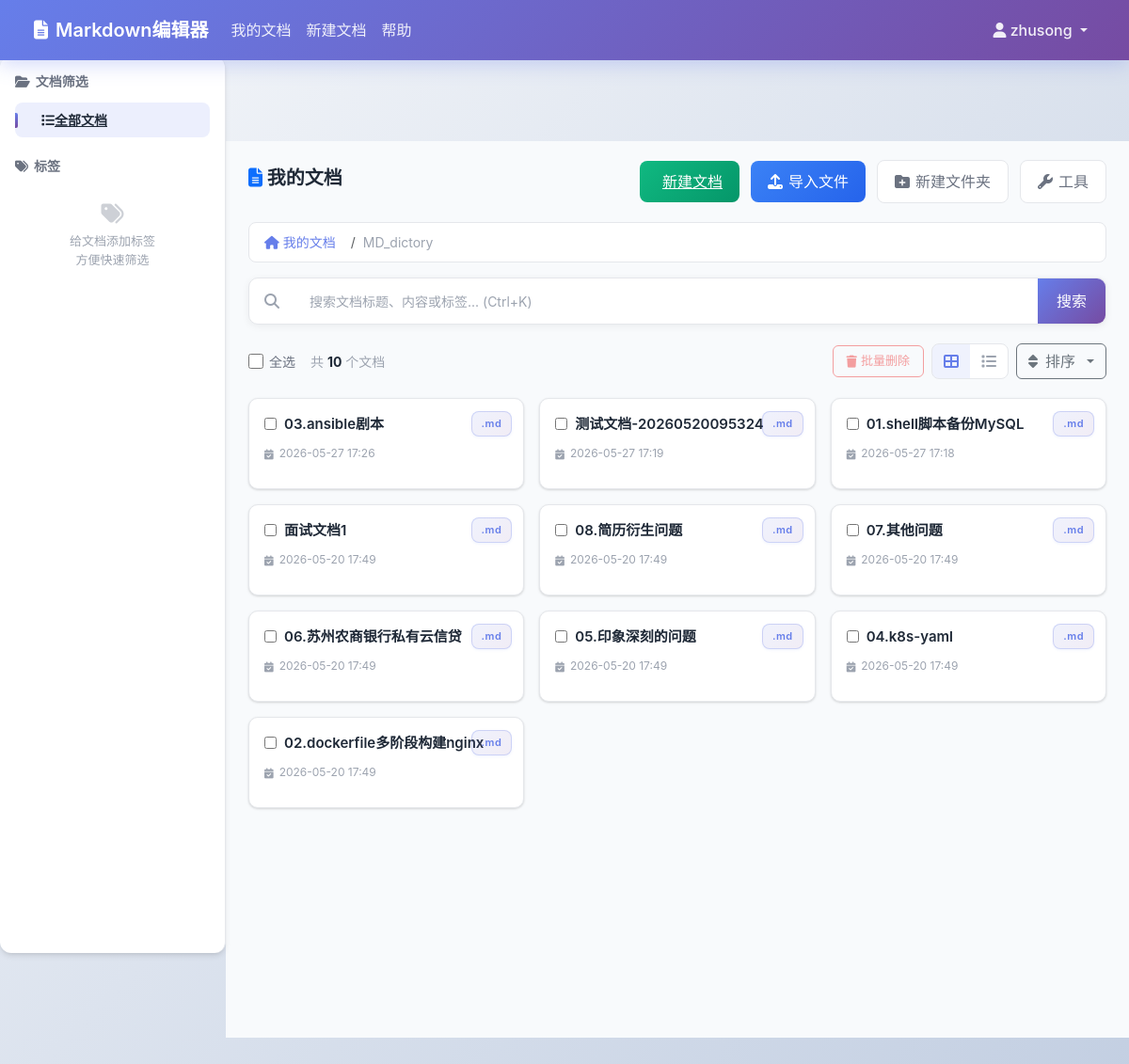
The app's page /my-documents/?folder=4 (signed in) with its own data.
### documents/models.py (models this page shows, shortened)
class FolderModel(models.Model):
    user = models.ForeignKey(User, on_delete=models.CASCADE, related_name='folders')
    name = models.CharField(max_length=200)
    parent = models.ForeignKey('self', on_delete=models.CASCADE, null=True, blank=True, related_name='children')
    create_time = models.DateTimeField(auto_now_add=True)
    update_time = models.DateTimeField(auto_now=True)
    is_deleted = models.BooleanField(default=False)
    delete_time = models.DateTimeField(null=True, blank=True)

class DocumentModel(models.Model):
    user = models.ForeignKey(User, on_delete=models.CASCADE, related_name='documents')
    folder = models.ForeignKey(FolderModel, on_delete=models.SET_NULL, null=True, blank=True, related_name='documents')
    title = models.CharField(max_length=200, default='未命名文档')
    content = models.TextField(default='')
    original_filename = models.CharField(max_length=200, default='', blank=True)
    tags = models.CharField(max_length=500, default='')
    create_time = models.DateTimeField(auto_now_add=True)
    update_time = models.DateTimeField(auto_now=True)
    is_deleted = models.BooleanField(default=False)
    delete_time = models.DateTimeField(null=True, blank=True)
    is_shared = models.BooleanField(default=False)
    share_token = models.CharField(max_length=50, default='', blank=True)
    share_expire = models.DateTimeField(null=True, blank=True)
    share_password = models.CharField(max_length=128, default='', blank=True)
    def get_tags_list(self):
        if self.tags:
            return [tag.strip() for tag in self.tags.split(',') if tag.strip()]
        return []

### documents/views.py (the view)
# urls.py: path('my-documents/', views.my_documents_view, name='my_documents'),
@login_required
def my_documents_view(request):
    search_query = request.GET.get('search', '')
    tag_filter = request.GET.get('tag', '')
    sort_by = request.GET.get('sort', 'update_time')
    sort_order = request.GET.get('order', 'desc')
    folder_id = request.GET.get('folder', None)
    allowed_sort_fields = ['title', 'create_time', 'update_time']
    if sort_by not in allowed_sort_fields:
        sort_by = 'update_time'
    if sort_order not in ['asc', 'desc']:
        sort_order = 'desc'
    current_folder = None
    folder_path = []
    if folder_id and folder_id.isdigit():
        current_folder = get_object_or_404(FolderModel, id=folder_id, user=request.user, is_deleted=False)
        folder_path = get_folder_path(current_folder)
    all_user_documents = DocumentModel.objects.filter(user=request.user, is_deleted=False)
    if current_folder:
        all_user_documents = all_user_documents.filter(folder=current_folder)
    else:
        all_user_documents = all_user_documents.filter(folder__isnull=True)
    all_tags = set()
    for doc in all_user_documents:
        for tag in doc.get_tags_list():
            all_tags.add(tag)
    documents = all_user_documents
    if search_query:
        documents = documents.filter(
            Q(title__icontains=search_query) |
            Q(content__icontains=search_query) |
            Q(tags__icontains=search_query)
        )
    if tag_filter:
        documents = documents.filter(tags__icontains=tag_filter)
    sort_field = f'-{sort_by}' if sort_order == 'desc' else sort_by
    documents = documents.order_by(sort_field)
    folders = FolderModel.objects.filter(user=request.user, is_deleted=False, parent=current_folder)
    return render(request, 'documents/my_documents.html', {
        'documents': documents,
        'folders': folders,
        'current_folder': current_folder,
        'folder_path': folder_path,
        'search_query': search_query,
        'tag_filter': tag_filter,
        'all_tags': sorted(all_tags),
        'sort_by': sort_by,
        'sort_order': sort_order,
    })

### documents/views.py (called while the page is built)
def get_folder_path(folder):
    path = []
    current = folder
    while current:
        path.insert(0, current)
        current = current.parent
    return path

### templates/documents/my_documents.html (shortened to what this page needs)
{% extends 'base.html' %}
{% block content %}
<div class="app-container">
    <aside class="sidebar">
        <div class="sidebar-section">
            <div class="sidebar-section-title">
                <i class="fas fa-folder-open"></i>
                <span>文档筛选</span>
            </div>
            <a href="{% url 'my_documents' %}" class="tag-filter-btn {% if not tag_filter %}active{% endif %}">
                <i class="fas fa-list mr-2"></i>全部文档
            </a>
        </div>
        <div class="sidebar-section">
            <div class="sidebar-section-title">
                <i class="fas fa-tags"></i>
                <span>标签</span>
            </div>
            {% if all_tags %}
            <div class="tags-container">
                {% for tag in all_tags %}
                <button class="tag-chip {% if tag_filter == tag %}active{% endif %}"
                        onclick="window.location.href='?tag={{ tag }}{% if current_folder %}&folder={{ current_folder.id }}{% endif %}'">
                    {{ tag }}
                </button>
                {% endfor %}
            </div>
            {% else %}
            <div class="empty-tags">
                <i class="fas fa-tags empty-tags-icon"></i>
                <div>给文档添加标签</div>
                <div>方便快速筛选</div>
            </div>
            {% endif %}
        </div>
    </aside>
    <main class="main-content">
        <div class="toolbar">
            <div class="toolbar-left">
                <h2 class="text-xl font-bold text-gray-800"><i class="fas fa-file-alt text-primary"></i> 我的文档</h2>
            </div>
            <div class="toolbar-right">
                <a href="{% url 'create_document' %}{% if current_folder %}?folder={{ current_folder.id }}{% endif %}"
                   class="btn-primary-custom">
                     新建文档
                </a>
                <button type="button" class="btn-secondary-custom" data-bs-toggle="modal" data-bs-target="#import-modal">
                    <i class="fas fa-upload"></i> 导入文件
                </button>
                <button type="button" class="btn-tertiary-custom" data-bs-toggle="modal" data-bs-target="#create-folder-modal">
                    <i class="fas fa-folder-plus"></i> 新建文件夹
                </button>
                <button type="button" class="btn-tertiary-custom" onclick="openToolDrawer()">
                    <i class="fas fa-wrench"></i> 工具
                </button>
                </div>
        </div>
        {% if folder_path or current_folder %}
        <div class="breadcrumb-container">
            <ol class="breadcrumb">
                <li class="breadcrumb-item">
                    <a href="{% url 'my_documents' %}">
                        <i class="fas fa-home"></i> 我的文档
                    </a>
                </li>
                {% for folder in folder_path %}
                {% if folder == current_folder %}
                <li class="breadcrumb-item active">{{ folder.name }}</li>
                {% else %}
                <li class="breadcrumb-item">
                    <span class="breadcrumb-separator">/</span>
                    <a href="{% url 'my_documents' %}?folder={{ folder.id }}">{{ folder.name }}</a>
                </li>
                {% endif %}
                {% endfor %}
            </ol>
        </div>
        {% endif %}
        <div class="search-bar">
            <form method="get" class="search-input-wrapper">
                <i class="fas fa-search search-icon"></i>
                <input type="text" class="search-input" name="search"
                       placeholder="搜索文档标题、内容或标签... (Ctrl+K)"
                       value="{{ search_query }}" id="search-input">
                <button type="submit" class="search-btn">搜索</button>
            </form>
        </div>
        <div class="toolbar-actions">
            <div class="toolbar-actions-left">
                <label class="select-all-checkbox">
                    <input type="checkbox" id="select-all" onchange="toggleSelectAll()">
                    <span>全选</span>
                </label>
                <span class="document-count">
                    共 <strong>{{ documents|length }}</strong> 个文档
                </span>
            </div>
            <div class="toolbar-actions-right">
                <button type="button" class="btn-batch-delete" id="batch-delete-btn" onclick="batchDeleteDocuments()">
                    <i class="fas fa-trash"></i> 批量删除
                </button>
                <div class="view-toggle">
                    <button class="view-toggle-btn active" id="view-card" onclick="switchView('card')">
                        <i class="fas fa-th-large"></i>
                    </button>
                    <button class="view-toggle-btn" id="view-list" onclick="switchView('list')">
                        <i class="fas fa-list"></i>
                    </button>
                </div>
                <div class="dropdown">
                    <button class="btn btn-outline-secondary dropdown-toggle d-flex align-items-center gap-2"
                            type="button" data-bs-toggle="dropdown">
                        <i class="fas fa-sort"></i>排序
                    </button>
                </div>
            </div>
        </div>
        <div class="documents-grid" id="documents-container">
            {% for document in documents %}
            <div class="document-card" id="doc-card-{{ document.id }}">
                <div class="document-header">
                    <input type="checkbox" class="document-checkbox" id="doc-{{ document.id }}" value="{{ document.id }}"
                           onchange="updateBatchDeleteButton()">
                    <div class="document-title" title="{{ document.title }}"
                         onclick="window.location.href='{% url 'document_detail' document_id=document.id %}'">
                        {{ document.title }}
                    </div>
                </div>
                <div class="document-meta">
                    <div class="document-meta-item">
                        <i class="fas fa-calendar-check"></i>
                        <span>{{ document.update_time|date:"Y-m-d H:i" }}</span>
                    </div>
                </div>
                <div class="dropdown document-actions">
                    <button class="document-extension" type="button" id="docDropdown{{ document.id }}"
                            data-bs-toggle="dropdown" aria-expanded="false">.md</button>
                </div>
            </div>
            {% endfor %}
        </div>
    </main>
</div>
{% endblock %}

### templates/base.html (shortened to what this page needs)
<!DOCTYPE html>
<html lang="zh-CN">
<head>
    <link href="https://cdn.jsdelivr.net/npm/bootstrap@5.3.0/dist/css/bootstrap.min.css" rel="stylesheet">
    <link href="https://cdn.jsdelivr.net/npm/font-awesome@6.4.0/css/all.min.css" rel="stylesheet">
</head>
<body>
    <nav class="navbar navbar-expand-lg fixed-top">
        <div class="container-fluid">
            <a class="navbar-brand" href="{% url 'home' %}">
                <i class="fas fa-file-alt"></i> Markdown编辑器
            </a>
            <div class="collapse navbar-collapse" id="navbarNav">
                <ul class="navbar-nav me-auto">
                    {% if user.is_authenticated %}
                    <li class="nav-item">
                        <a class="nav-link" href="{% url 'my_documents' %}">我的文档</a>
                    </li>
                    <li class="nav-item">
                        <a class="nav-link" href="{% url 'create_document' %}">新建文档</a>
                    </li>
                    {% endif %}
                    <li class="nav-item">
                        <a class="nav-link" href="{% url 'help' %}">帮助</a>
                    </li>
                </ul>
                <ul class="navbar-nav">
                    {% if user.is_authenticated %}
                    <li class="nav-item dropdown">
                        <a class="nav-link dropdown-toggle" href="#" role="button" data-bs-toggle="dropdown">
                            <i class="fas fa-user"></i> {{ user.username }}
                        </a>
                    </li>
                    {% endif %}
                </ul>
            </div>
        </div>
    </nav>
    <div class="content">
        {% block content %}{% endblock %}
    </div>
</body>
</html>

### templates/base.html (style rules this page uses)
:root { --primary-color: #667eea; --primary-dark: #5a6fd6; --secondary-color: #764ba2; --accent-color: #f093fb; --success-color: #10b981; --warning-color: #f59e0b; --danger-color: #ef4444; --bg-gradient: linear-gradient(135deg, #667eea 0%, #764ba2 100%); --card-shadow: 0 4px 6px -1px rgba(0, 0, 0, 0.1), 0 2px 4px -1px rgba(0, 0, 0, 0.06); --card-shadow-hover: 0 10px 15px -3px rgba(0, 0, 0, 0.1), 0 4px 6px -2px rgba(0, 0, 0, 0.05); }
body { min-height: 100vh; background: linear-gradient(135deg, #f5f7fa 0%, #c3cfe2 100%); background-attachment: fixed; font-family: 'Inter', -apple-system, BlinkMacSystemFont, 'Segoe UI', Roboto, Oxygen, Ubuntu, sans-serif; }
.navbar { background: var(--bg-gradient) !important; box-shadow: 0 4px 20px rgba(102, 126, 234, 0.3); padding: 0.75rem 1.5rem; }
.navbar-brand { color: white !important; font-weight: 600; font-size: 1.25rem; display: flex; align-items: center; gap: 8px; }
.navbar-nav .nav-link { color: rgba(255, 255, 255, 0.9) !important; font-weight: 500; padding: 0.5rem 1rem; border-radius: 6px; transition: all 0.2s ease; }
.content { margin-top: 90px; padding-bottom: 3rem; }
.sidebar { min-height: calc(100vh - 80px); background-color: #fff; border-right: 1px solid #e9ecef; border-radius: 12px; box-shadow: var(--card-shadow); }
.document-card { background: white; border-radius: 12px; overflow: hidden; transition: all 0.3s cubic-bezier(0.4, 0, 0.2, 1); border: 2px solid transparent; background: linear-gradient(white, white) padding-box, linear-gradient(135deg, #667eea, #764ba2, #f093fb) border-box; }
.gap-2 { gap: 0.5rem; }
.text-xl { font-size: 1.25rem; }
.font-bold { font-weight: 700; }
.text-gray-800 { color: #1f2937; }
.text-primary { color: var(--primary-color); }
.document-card { background: #ffffff; border-radius: 12px; box-shadow: 0 1px 3px rgba(0, 0, 0, 0.1), 0 1px 2px rgba(0, 0, 0, 0.06); transition: all 0.3s ease; border: 2px solid transparent; overflow: visible; position: relative; z-index: 1; }

### records on screen
FolderModel: name "MD_dictory"
DocumentModel: title "03.ansible剧本", update_time "2026-05-27 17:26"
DocumentModel: title "测试文档-20260520095324", update_time "2026-05-27 17:19"
DocumentModel: title "01.shell脚本备份MySQL", update_time "2026-05-27 17:18"
DocumentModel: title "面试文档1", update_time "2026-05-20 17:49"
DocumentModel: title "08.简历衍生问题", update_time "2026-05-20 17:49"
DocumentModel: title "07.其他问题", update_time "2026-05-20 17:49"
DocumentModel: title "06.苏州农商银行私有云信贷", update_time "2026-05-20 17:49"
DocumentModel: title "05.印象深刻的问题", update_time "2026-05-20 17:49"
DocumentModel: title "04.k8s-yaml", update_time "2026-05-20 17:49"
DocumentModel: title "02.dockerfile多阶段构建nginx", update_time "2026-05-20 17:49"

### other values on screen
{{ user.username }} "zhusong"
{{ documents|length }} "10"
